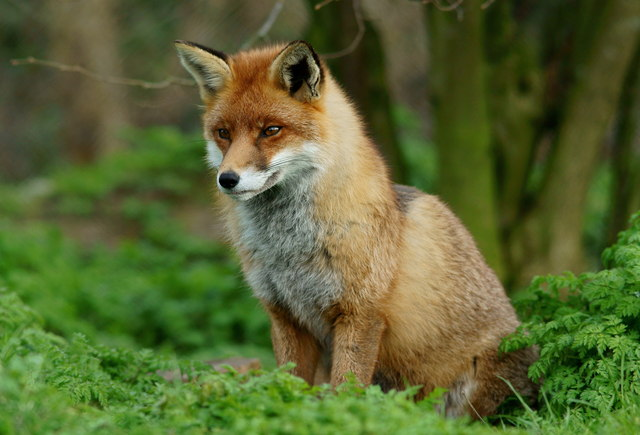
#> input picture images/fox.jpg, 640 x 435 px; its folder holds only this picture in this run
$ python watermark.py
#> lines starting #> are read from the running program, lines starting #| are printed output that depends on the picture
from PIL import Image
from PIL import ImageDraw
from PIL import ImageFont
import sys,os

# def get_position(img,pos):
#     if pos == "topleft": return (0,0)
#     if pos == "bottomleft": return (0, img.size[1] - text.size[1])
#     if pos == "topright": return (img.size[0] - text.size[0] ,0)
#     if pos == "bottomright": return (img.size[0] - text.size[0] , img.size[1] - text.size[1])
#     if pos == "center": return ( (img.size[0] - text.size[0])/2 ,( img.size[1] - text.size[1])/2 )

def pictures_watermark(input_image_path, output_image_path, text, pos):
#> called with input_image_path = './images', output_image_path = './output', text = 'watermark', pos = 'center'
        count = 0
        files = os.listdir(input_image_path)
        extenstions = ['png', 'bmp', 'jpg', 'gif', 'jpeg']

        for filename in os.listdir(input_image_path):
            if any([filename.lower().endswith(ext) for ext in extenstions]) and filename:
                img = Image.open(input_image_path + '/' + filename).convert("RGBA")
                txt = Image.new('RGBA', img.size, (255,255,255,0))
                # txt = Image.new('RGBA', img.size, (0,0,0,0))
                font = ImageFont.truetype('./fonts/Roboto.ttf', 150)
                Draw = ImageDraw.Draw(txt)

                #text color, opacity adjustment
                Draw.text((10,10), text, fill=(255,255,255,70), font=font)

                #img, txt combine + save
                combined = Image.alpha_composite(img, txt)
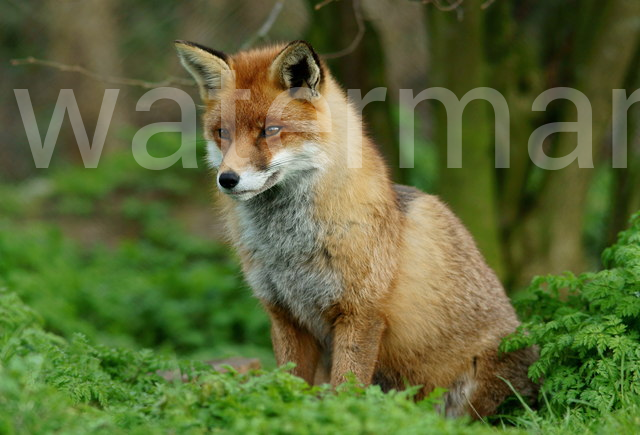
#> combined: PIL image 640x435 RGBA; mean R, G, B, A 92, 104.3, 54.3, 255
                im = combined.convert('RGB')
                im.save(output_image_path + '/' + 'comb_' + filename)

                print('Added watermark to ' + output_image_path + '/' + filename)

if __name__ == "__main__":
    pictures_watermark("./images", "./output", 'watermark', 'center')
    # pictures_watermark("panda.png", "panda_comb.png", 'panda')

# run
# python watermark.py

$ run again, on images/macaw.jpg
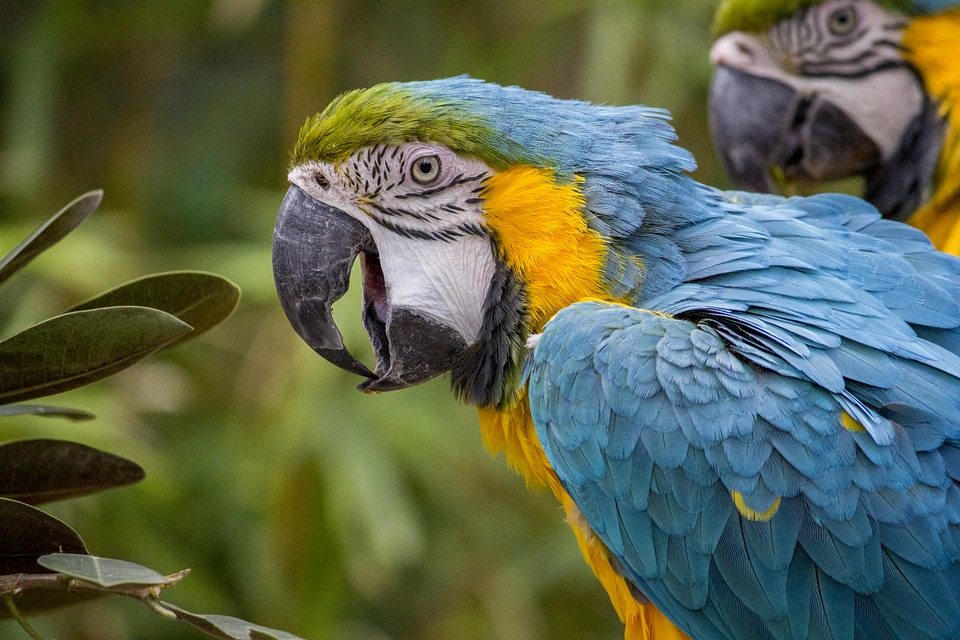
#> input picture images/macaw.jpg, 960 x 640 px
#> in pictures_watermark, `combined = Image.alpha_composite(img, txt)`:
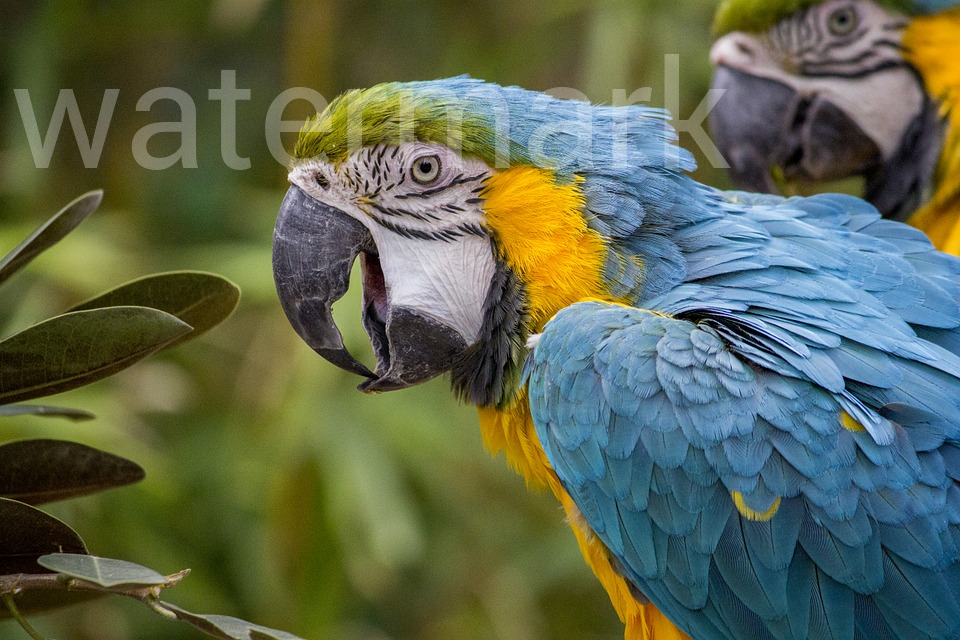
#> combined: PIL image 960x640 RGBA; mean R, G, B, A 93.1, 102.9, 79.8, 255

$ run again, on images/panda.jpg
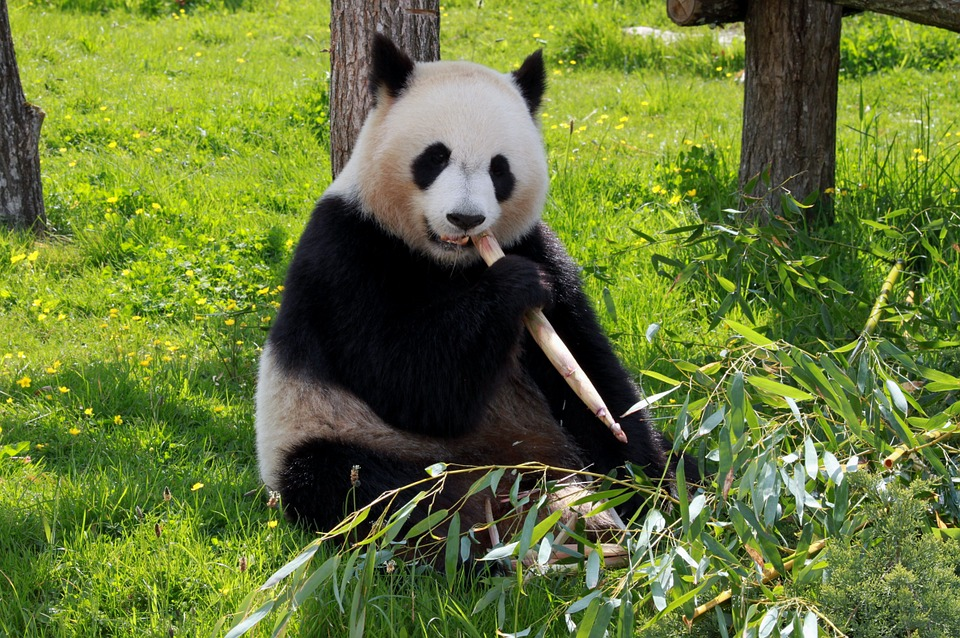
#> input picture images/panda.jpg, 960 x 638 px
#> in pictures_watermark, `combined = Image.alpha_composite(img, txt)`:
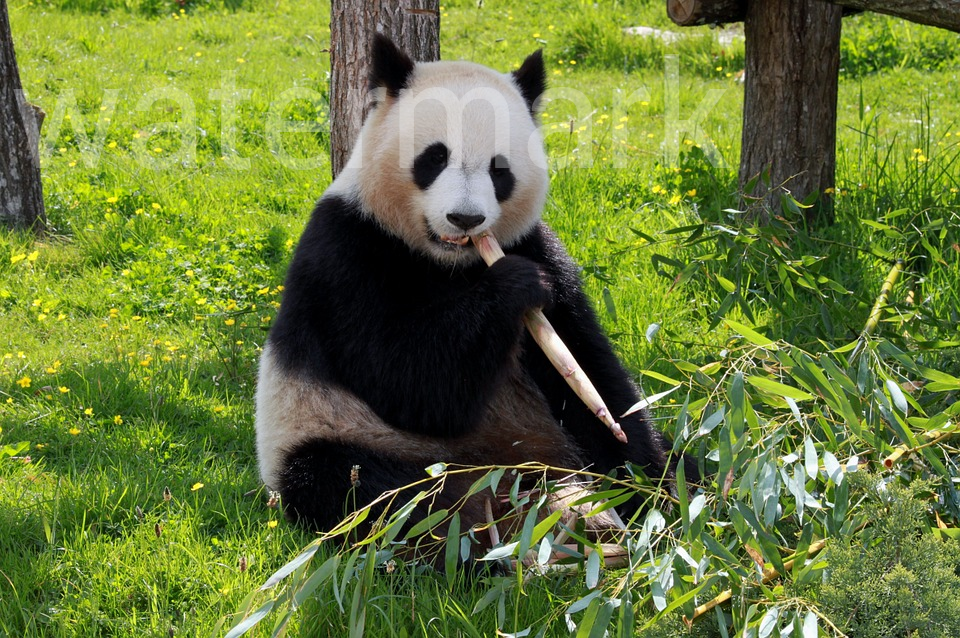
#> combined: PIL image 960x638 RGBA; mean R, G, B, A 103.2, 119.9, 55.9, 255
